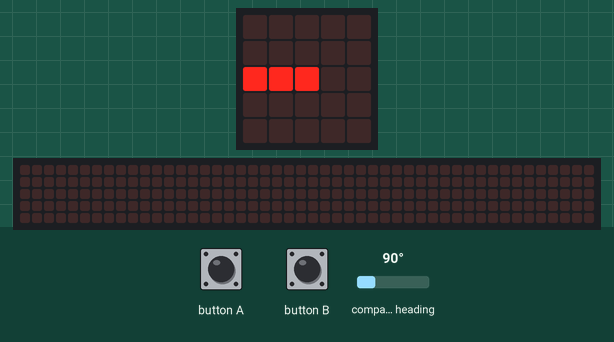
Bench run of a program on a simulated BBC micro:bit running MicroPython. On the bench: the board's 5×5 LED display, a strip that is not on the board, showing the scrolling text unrolled. Inputs (shaded band) come from the test bench; at power-on: compass heading 90°. The 48×5 strip is a reading aid, not a part: it shows the text the display is scrolling, unrolled, one strip-width of it at a time; the compass is already calibrated.

Above: at 1.2 s.
1.3 s: button A pressed for 0.15 s
At 1.38 s:
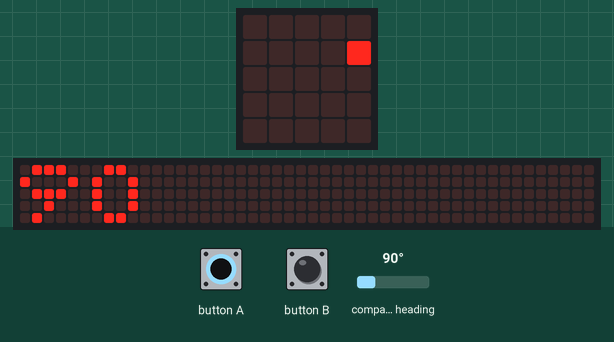
2.0 s: button B pressed for 0.15 s
2.7 s: compass heading set to 7°
At 5.4 s:
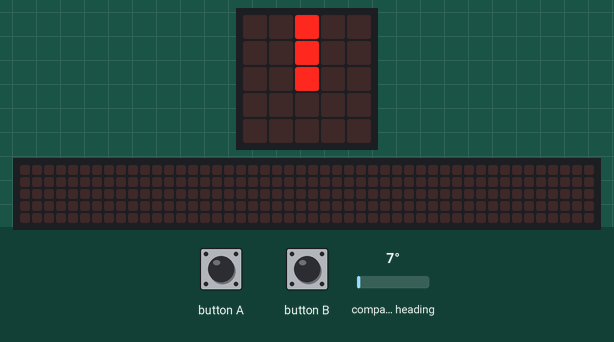
5.5 s: compass heading set to 90°
At 6.4 s:
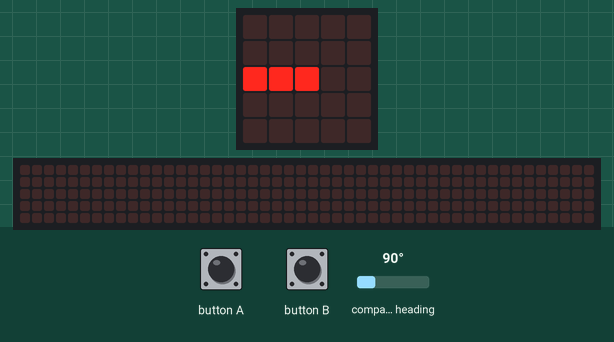
7.0 s: button B pressed for 1 s
At 7.9 s:
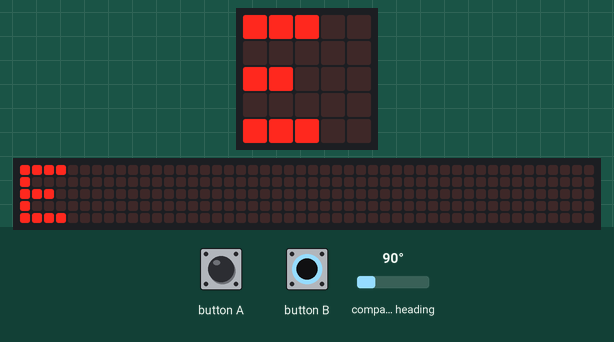
8.6 s: compass heading set to 180°
At 9.6 s:
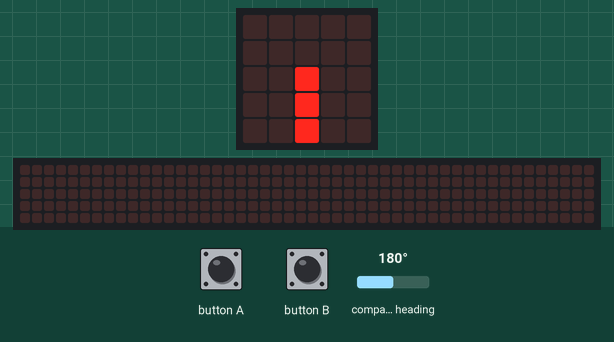
Timing chart, 0 to 11.1 s (numbered marks = the images above; inputs shaded):
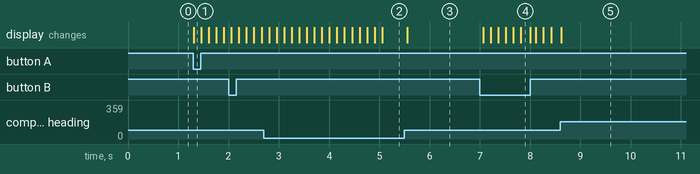

Measured:
- after the input at 1.3 s, the display: changes at once (image 1)
- after the input at 2.7 s, the display: first differs from a run without the input after 0.86 s (image 2 shows a later state)
- after the input at 5.5 s, the display: changes after 0.06 s (image 3)
- after the input at 7.0 s, the display: first changes after 0.06 s (image 4 shows a later state)
- after the input at 8.6 s, the display: changes at once (image 5)

The program:

11_compass.py
```python
'''
Example: Digital compass with the built-in magnetometer in micro:bit
By: Meqdad Darwish
'''
from microbit import *

DIRECTIONS = ["N", "NE", "E", "SE", "S", "SW", "W", "NW"]

while True:
    # The first reading starts calibration: tilt the board until every LED is lit
    heading = compass.heading()  # 0-359 degrees, 0 = north

    if button_a.was_pressed():
        display.scroll(str(heading))
    elif button_b.was_pressed():
        display.scroll(DIRECTIONS[((heading + 22) // 45) % 8])
    else:
        # Pick the clock hand that points north
        needle = ((15 - heading) // 30) % 12
        display.show(Image.ALL_CLOCKS[needle])
        sleep(100)
```
